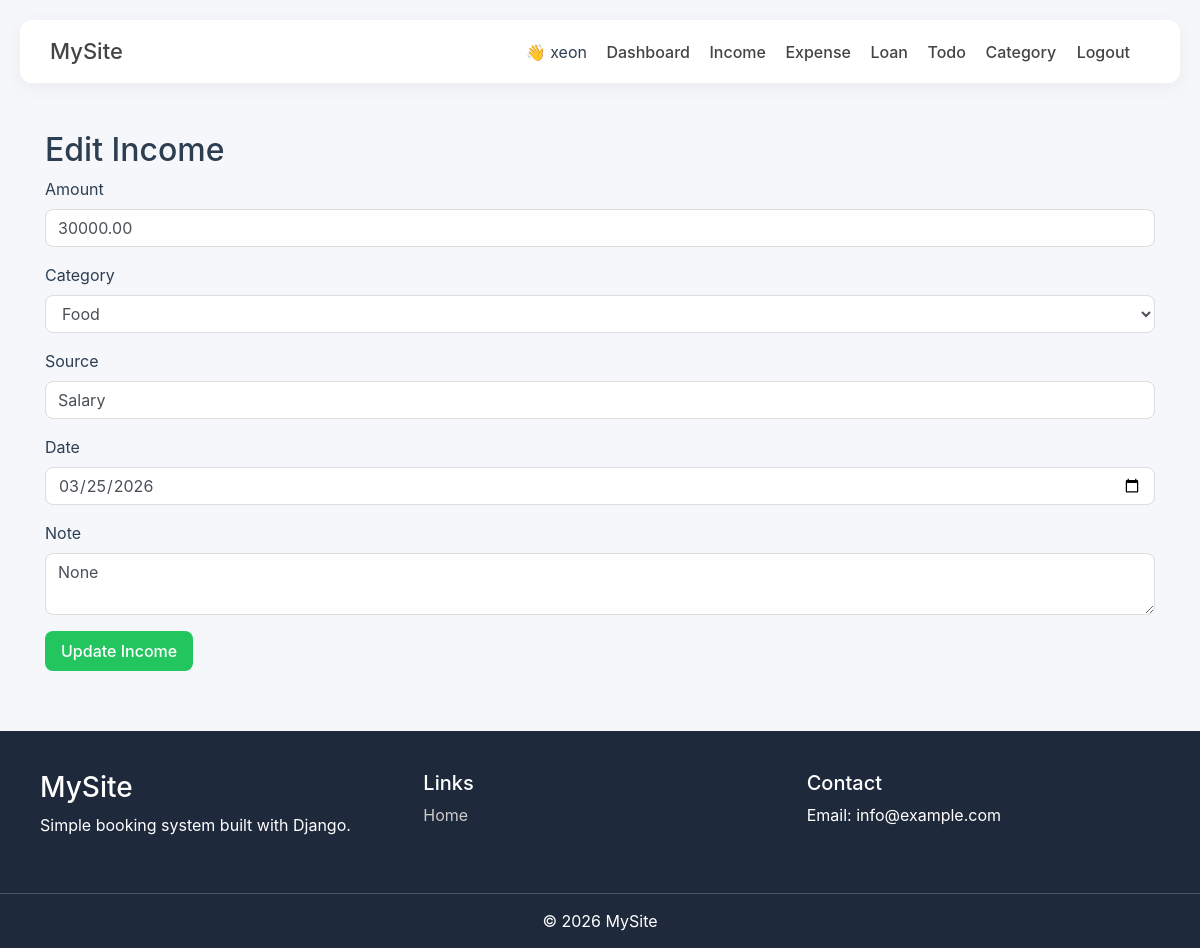
Screenshot of /income/edit/1/ (signed in) with the database file from the repository.
### xeon/models.py (models this page shows, shortened)
class BaseModel(models.Model):
    created_at = models.DateTimeField(auto_now_add=True)
    updated_at = models.DateTimeField(auto_now=True)
    class Meta:
        abstract = True

class Income(BaseModel):
    user = models.ForeignKey(User, on_delete=models.CASCADE)
    amount = models.DecimalField(max_digits=10, decimal_places=2)
    category = models.ForeignKey(
        Category,
        on_delete=models.SET_NULL,
        null=True,
        blank=True
    )
    source = models.CharField(max_length=255, blank=True, null=True)
    date = models.DateField()
    note = models.TextField(blank=True, null=True)
    class Meta:
        ordering = ['-date']   # 🔥 newest first

### xeon/views.py (the view, shortened to what this page needs)
# urls.py: path('income/edit/<int:id>/', edit_income, name='edit_income'),
@login_required
def edit_income(request, id):
    income = get_object_or_404(Income, id=id, user=request.user)
    categories = Category.objects.filter(user=request.user, type='income')
    return render(request, 'xeon/edit_income.html', {
        'income': income,
        'categories': categories
    })

### xeon/templates/xeon/edit_income.html (shortened to what this page needs)
{% extends 'xeon/base.html' %}
{% block content %}
<div class="container mt-5">
    <h2>Edit Income</h2>
    <form method="POST">
        <div class="form-group">
            <label>Amount</label>
            <input type="number" name="amount" value="{{ income.amount }}" class="form-control">
        </div>
        <div class="form-group">
            <label>Category</label>
            <select name="category" class="form-control">
                {% for cat in categories %}
                <option value="{{ cat.id }}"
                    {% if cat.id == income.category.id %}selected{% endif %}>
                    {{ cat.name }}
                </option>
                {% endfor %}
            </select>
        </div>
        <div class="form-group">
            <label>Source</label>
            <input type="text" name="source" value="{{ income.source }}" class="form-control">
        </div>
        <div class="form-group">
            <label>Date</label>
            <input type="date" name="date" value="{{ income.date|date:'Y-m-d' }}" class="form-control">
        </div>
        <div class="form-group">
            <label>Note</label>
            <textarea name="note" class="form-control">{{ income.note }}</textarea>
        </div>
        <button class="btn btn-success">Update Income</button>
    </form>
</div>
{% endblock %}

### xeon/templates/xeon/base.html (shortened to what this page needs)
{% load static %}
<!DOCTYPE html>
<html lang="en">
<head>
<link href="https://maxcdn.bootstrapcdn.com/bootstrap/4.5.2/css/bootstrap.min.css" rel="stylesheet">
<link rel="stylesheet" href="{% static 'css/style.css' %}">
</head>
<body>
<div class="navbar-custom">
    <div class="logo">
        <a href="/">MySite</a>
    </div>
    <div>
        {% if request.user.is_authenticated %}
            <span style="margin-right:15px;">
                👋 {{ request.user.username }}
            </span>
            <a href="/dashboard/" style="margin-right:15px;">Dashboard</a>
            <a href="/income/" style="margin-right:15px;">Income</a>
            <a href="/expense/" style="margin-right:15px;">Expense</a>
            <a href="/loan/" style="margin-right:15px;">Loan</a>
            <a href="/todo/" style="margin-right:15px;">Todo</a>
            <a href="/category/add/" class="mr-3">Category</a>
            <a href="/logout/">Logout</a>
        {% else %}
            <a href="/login/" style="margin-right:15px;">Login</a>
            <a href="/register/">Register</a>
        {% endif %}
    </div>
</div>
{% block content %}{% endblock %}
<footer>
    <div class="footer-container">
        <div>
            <h3>MySite</h3>
            <p>Simple booking system built with Django.</p>
        </div>
        <div class="footer-links">
            <h5>Links</h5>
            <a href="#">Home</a>
        </div>
        <div class="footer-links">
            <h5>Contact</h5>
            <p>Email: info@example.com</p>
        </div>
    </div>
    <div class="footer-bottom">
        © 2026 MySite
    </div>
</footer>
</body>
</html>

### xeon/static/css/style.css (style rules this page uses)
* { margin: 0; padding: 0; box-sizing: border-box; }
body { font-family: 'Inter', sans-serif; background: #f5f7fb; color: #2c3e50; }
.navbar-custom { display: flex; justify-content: space-between; align-items: center; padding: 15px 30px; background: #ffffff; border-radius: 12px; margin: 20px; box-shadow: 0 5px 20px rgba(0,0,0,0.05); }
.logo { font-size: 22px; font-weight: bold; color: #4f46e5; }
.navbar-custom a { color: #444; margin-right: 20px; text-decoration: none; font-weight: 500; }
input, select, textarea { border-radius: 8px !important; border: 1px solid #ddd !important; padding: 10px; margin-bottom: 10px; }
.btn { border-radius: 8px; padding: 8px 16px; font-weight: 500; }
.btn-success { background: #22c55e; border: none; }
footer { margin-top: 60px; background: #1e293b; color: white; }
.footer-container { display: grid; grid-template-columns: repeat(auto-fit, minmax(200px, 1fr)); gap: 30px; padding: 40px; }
.footer-links a { color: #ccc; display: block; margin-top: 8px; text-decoration: none; }
.footer-bottom { text-align: center; padding: 15px; border-top: 1px solid rgba(255,255,255,0.2); }

### rows the page displays
Income: amount "30000.00", source "Salary", date "03/25/2026", note "None"

### other values shown
{{ request.user.username }} "xeon"
form field category "Food"
